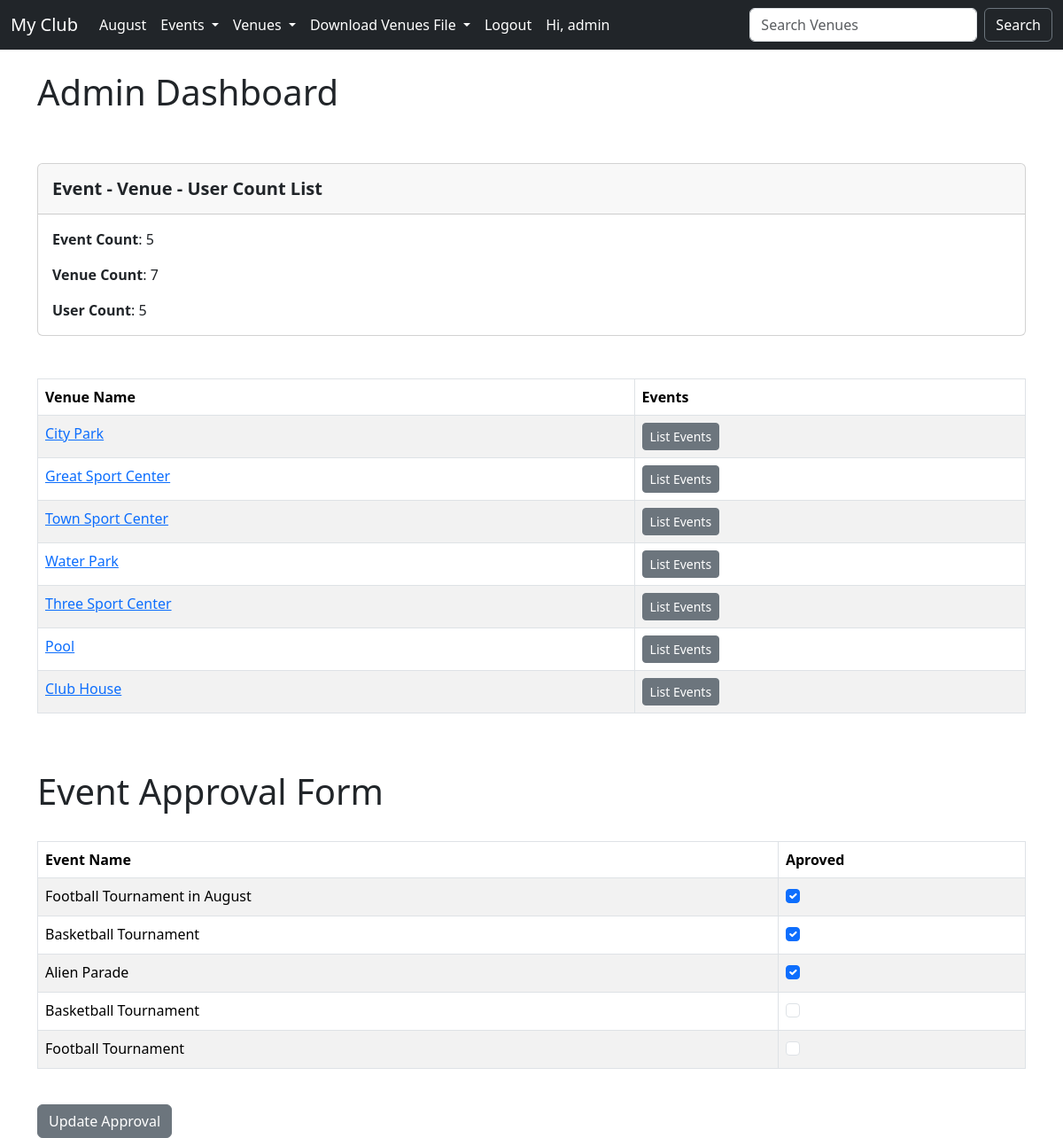
Screenshot of /admin_approval/ (signed in) with the database file from the repository.
### events/models.py (models this page shows, shortened)
class Venue(models.Model):
    name = models.CharField('Venue Name', max_length=120)
    address = models.CharField(max_length=300)
    zip_code = models.CharField('Zip Code', max_length=15)
    phone = models.CharField('Contact Phone', max_length=25, blank=True)
    web = models.URLField('Website Address', blank=True)
    email_address = models.EmailField('Email Address', blank=True)
    owner = models.ForeignKey(User, related_name='venues', on_delete=models.CASCADE)
    venue_image = models.ImageField(null=True, blank=True, upload_to='images/')
    def __str__(self):
        return self.name

class Event(models.Model):
    name = models.CharField('Event Name', max_length=120)
    event_date = models.DateTimeField('Event Date')
    venue = models.ForeignKey(Venue, blank=True, null=True, on_delete=models.CASCADE)
    manager = models.ForeignKey(User, blank=True, null=True, on_delete=models.CASCADE)
    description = models.TextField(blank=True)
    attendees = models.ManyToManyField(User, blank=True, related_name='event_attendees')
    approved = models.BooleanField('Approved', default=False)
    def __str__(self):
        return self.name

### events/views.py (the view)
# urls.py: path('admin_approval/', views.admin_approval, name='admin_approval'),
@login_required
def admin_approval(request):
	venue_list = Venue.objects.all()
	event_count = Event.objects.all().count()
	venue_count = Venue.objects.all().count()
	user_count = User.objects.all().count()
	event_list = Event.objects.all().order_by('-event_date')
	if request.user.is_superuser:
		if request.method == "POST":
			id_list = request.POST.getlist('boxes')
			event_list.update(approved=False)
			for x in id_list:
				Event.objects.filter(pk=int(x)).update(approved=True)
			messages.success(request, ("Event List Approval Has Been Updated!"))
			return redirect('list-events')
		else:
			return render(request, 'events/admin_approval.html',
				{"event_list": event_list,
				"event_count":event_count,
				"venue_count":venue_count,
				"user_count":user_count,
				"venue_list":venue_list}
            )
	else:
		messages.success(request, ("You aren't authorized to view this page!"))
		return redirect('home')
	return render(request, 'events/admin_approval.html')

### events/templates/events/admin_approval.html (shortened to what this page needs)
{% extends 'events/base.html' %}
{% block content %}
    <h1 class="mt-4">Admin Dashboard</h1>
    <br/><br/>
    <form action="" method=POST>
        <div class="card">
            <div class="card-header">
                <h5 class="mt-2"><b>Event - Venue - User Count List</b></h5>
            </div>
            <div class="card-body">
                <p class="card-text"><b>Event Count</b>: {{ event_count }}</p>
                <p class="card-text"><b>Venue Count</b>: {{ venue_count }}</p>
                <p class="card-text"><b>User Count</b>: {{ user_count }}</p>
            </div>
        </div>
        <br/><br/>
        <table class="table table-striped table-hover table-bordered">
            <thead>
                <tr>
                    <th scope="col">Venue Name</th>
                    <th scope="col">Events</th>
                </tr>
            </thead>
            <tbody>
                {% for venue in venue_list %}
                    <tr>
                        <td>
                            <a href="{% url 'show_venue' venue.id %}">{{ venue }}</a>
                        </td>
                        <td>
                            <a href="{% url 'venue_events' venue.id %}" class="btn btn-sm btn-secondary">List Events</a>
                        </td>
                    </tr>
                {% endfor %}
            </tbody>
        </table>
        <br/><br/>
        <h1>Event Approval Form</h1>
        <br/>
        <table class="table table-striped table-hover table-bordered">
            <thead>
                <tr>
                    <th scope="col">Event Name</th>
                    <th scope="col">Aproved</th>
                </tr>
            </thead>
            <tbody>
                {% for event in event_list %}
                    <tr>
                        <td>{{event }}</td>
                        <td>
                            {% if event.approved %}
                            <div class="form-check">
                                <input class="form-check-input" type="checkbox" checked="checked" value={{event.id}} name="boxes">
                            </div>
                            {% else %}
                            <div class="form-check">
                                <input class="form-check-input" type="checkbox" value={{event.id}} name="boxes">
                            </div>
                            {% endif %}
                        </td>
                    </tr>
                {% endfor %}
            </tbody>
        </table>
        <br/>
        <button class='btn btn-secondary' type="submit">Update Approval</button>
    </form>
{% endblock %}

### events/templates/events/navbar.html (shortened to what this page needs)
<nav class="navbar navbar-expand-lg navbar-dark bg-dark">
    <div class="container-fluid">
        <a class="navbar-brand" href="{% url 'home' %}">My Club</a>
        <div class="collapse navbar-collapse" id="navbarSupportedContent">
            <ul class="navbar-nav me-auto mb-2 mb-lg-0">
                <li class="nav-item">
                    <a class="nav-link text-white" href="{% url 'home' '2024' 'August' %}">August</a>
                </li>
                <li class="nav-item dropdown">
                    <a class="nav-link dropdown-toggle text-white" href="#" role="button" data-bs-toggle="dropdown" aria-expanded="false">
                      Events
                    </a>
                </li>
                <li class="nav-item dropdown">
                    <a class="nav-link dropdown-toggle text-white" href="#" id="navbarDropdown" role="button" data-bs-toggle="dropdown" aria-expanded="false">
                        Venues
                    </a>
                  </li>
                <li class="nav-item dropdown">
                    <a class="nav-link dropdown-toggle text-white" href="#" role="button" data-bs-toggle="dropdown" aria-expanded="false">
                      Download Venues File
                    </a>
                </li>
                {% if user.is_authenticated%}
                    <li class="nav-item">
                        <a class="nav-link text-white" href="{% url 'logout' %}">Logout</a>
                    </li>
                    <li class="nav-item">
                        <a class="nav-link text-white">Hi, {{ user.username }}</a>
                    </li>
                {% endif %}
            </ul>
            <form class="d-flex" role="search" method="POST" action="{% url 'search_venues' %}">
                <input class="form-control me-2" type="search" placeholder="Search Venues" aria-label="Search" name="searched">
                <button class="btn btn-outline-secondary text-white" type="submit">Search</button>
            </form>
        </div>
    </div>
</nav>

### rows the page displays
Venue: name "City Park"
Venue: name "Great Sport Center"
Venue: name "Town Sport Center"
Venue: name "Water Park"
Venue: name "Three Sport Center"
Venue: name "Pool"
Venue: name "Club House"
Event: name "Football Tournament in August"
Event: name "Basketball Tournament"
Event: name "Alien Parade"
Event: name "Basketball Tournament"
Event: name "Football Tournament"

### other values shown
{{ user.username }} "admin"
{{ event_count }} "5"
{{ venue_count }} "7"
{{ user_count }} "5"
